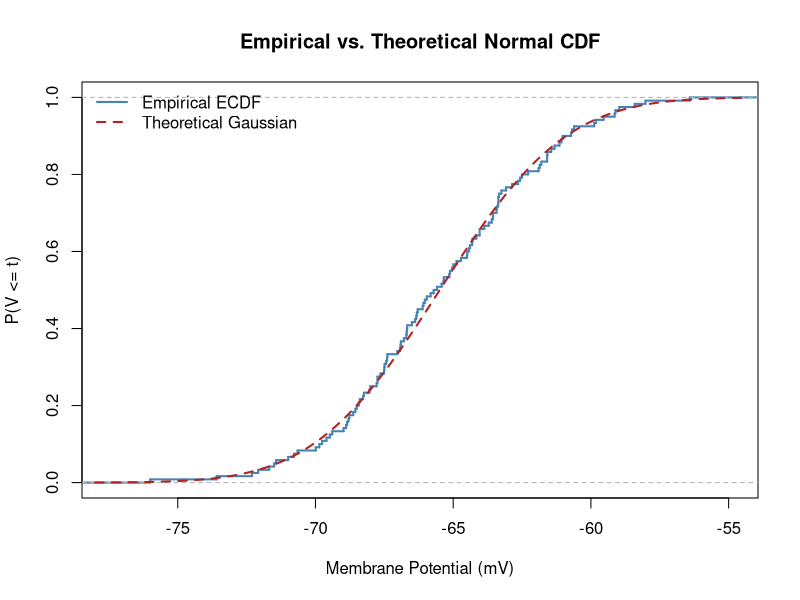
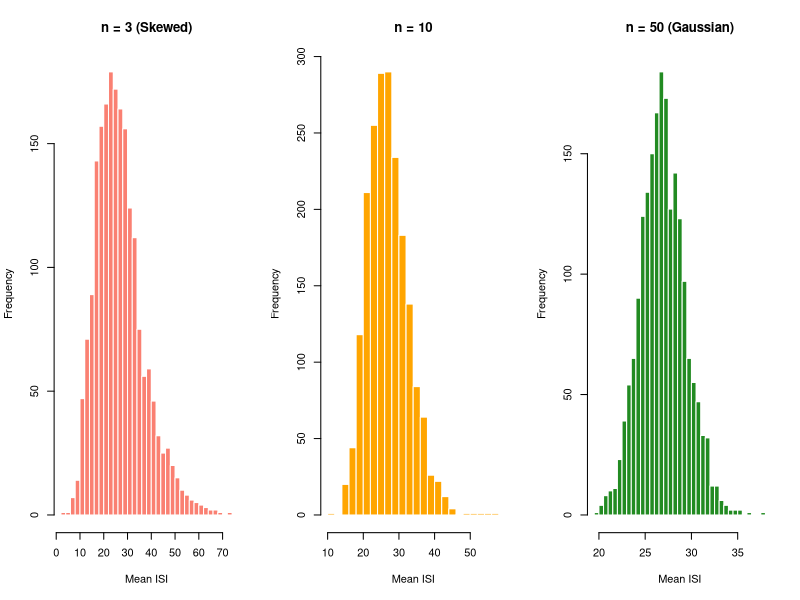

The R source for these figures, in order:
## ---- chunk 1
# 1. Load the dataset
timing <- read.csv("../data/lecture2_neural_timing.csv")
v_rest <- timing$v_rest_mv

# 2. Compute empirical summary estimates
mu_hat <- mean(v_rest)
s_hat <- sd(v_rest)

# 3. Compute Empirical Cumulative Distribution Function (ECDF)
ecdf_vrest <- ecdf(v_rest)

# Plot empirical CDF against theoretical Gaussian CDF
grid_vals <- seq(min(v_rest) - 2, max(v_rest) + 2, length.out = 200)
plot(ecdf_vrest, verticals = TRUE, do.points = FALSE, col = "steelblue", lwd = 2,
     main = "Empirical vs. Theoretical Normal CDF",
     xlab = "Membrane Potential (mV)", ylab = "P(V <= t)")
lines(grid_vals, pnorm(grid_vals, mean = mu_hat, sd = s_hat), col = "firebrick", lwd = 2, lty = 2)
legend("topleft", legend = c("Empirical ECDF", "Theoretical Gaussian"),
       col = c("steelblue", "firebrick"), lty = c(1, 2), lwd = 2, bty = "n")
## ---- chunk 2
set.seed(42)
n_reps <- 2000

# Function to generate sampling distribution of the mean
sample_means <- function(pop, n, reps) {
  replicate(reps, mean(sample(pop, size = n, replace = TRUE)))
}

means_n3  <- sample_means(timing$isi_ms, n = 3,  reps = n_reps)
means_n10 <- sample_means(timing$isi_ms, n = 10, reps = n_reps)
means_n50 <- sample_means(timing$isi_ms, n = 50, reps = n_reps)

par(mfrow = c(1, 3))
hist(means_n3,  breaks = 30, col = "salmon", border = "white", main = "n = 3 (Skewed)", xlab = "Mean ISI")
hist(means_n10, breaks = 30, col = "orange", border = "white", main = "n = 10", xlab = "Mean ISI")
hist(means_n50, breaks = 30, col = "forestgreen", border = "white", main = "n = 50 (Gaussian)", xlab = "Mean ISI")
